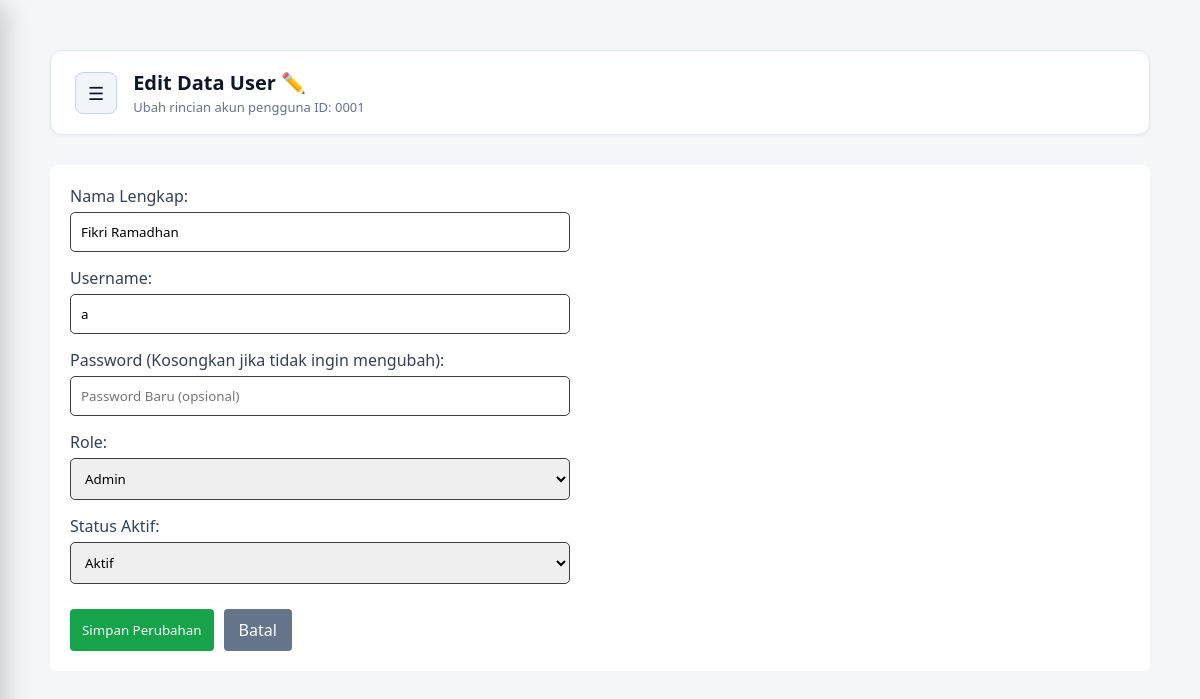
The page /app_parkir/admin/php-admin/user_edit.php?id=1 (signed in) on the database its author committed.
### tables this page shows
CREATE TABLE `tb_user` (
  `id_user` int(11) NOT NULL,
  `nama_lengkap` varchar(50) NOT NULL,
  `username` varchar(50) NOT NULL,
  `password` varchar(100) NOT NULL,
  `role` enum('admin','petugas','owner') NOT NULL,
  `status_aktif` tinyint(1) NOT NULL DEFAULT 1
);

### app_parkir/admin/php-admin/user_edit.php (the view, shortened to what this page needs)
<?php
require_once '../../config/koneksi.php';
$id_user = (int)$_GET['id'];
$query_user = mysqli_query($koneksi, "SELECT * FROM tb_user WHERE id_user = '$id_user'");
$data = mysqli_fetch_assoc($query_user);
?>
<!DOCTYPE html>
<html lang="id">
<head>
    <link rel="stylesheet" href="../css-admin/dashboard.css?v=<?= time(); ?>">
    <link rel="stylesheet" href="../css-admin/user.css?v=<?= time(); ?>">
</head>
<body>
    <div class="content">
        <div class="header">
            <div class="header-left">
                <button class="menu-toggle" id="btnToggle" title="Buka Menu">☰</button>
                <div>
                    <h2>Edit Data User ✏️</h2>
                    <p>Ubah rincian akun pengguna ID: <?= sprintf("%04d", $data['id_user']); ?></p>
                </div>
            </div>
        </div>
        <div class="form-box">
            <form action="" method="POST" style="display: flex; flex-direction: column; gap: 15px; max-width: 500px;">
                <div>
                    <label style="display:block; margin-bottom:5px;">Nama Lengkap:</label>
                    <input type="text" name="nama_lengkap" value="<?= htmlspecialchars($data['nama_lengkap']); ?>" required style="width: 100%;">
                </div>
                <div>
                    <label style="display:block; margin-bottom:5px;">Username:</label>
                    <input type="text" name="username" value="<?= htmlspecialchars($data['username']); ?>" required style="width: 100%;">
                </div>
                <div>
                    <label style="display:block; margin-bottom:5px;">Password (Kosongkan jika tidak ingin mengubah):</label>
                    <input type="password" name="password" placeholder="Password Baru (opsional)" style="width: 100%;">
                </div>
                <div>
                    <label style="display:block; margin-bottom:5px;">Role:</label>
                    <select name="role" style="width: 100%;">
                        <option value="admin" <?= $data['role'] == 'admin' ? 'selected' : ''; ?>>Admin</option>
                    </select>
                </div>
                <div>
                    <label style="display:block; margin-bottom:5px;">Status Aktif:</label>
                    <select name="status_aktif" style="width: 100%;">
                        <option value="1" <?= $data['status_aktif'] == 1 ? 'selected' : ''; ?>>Aktif</option>
                    </select>
                </div>
                <div style="display: flex; gap: 10px; margin-top: 10px;">
                    <button type="submit" name="update" class="btn btn-add">Simpan Perubahan</button>
                    <a href="user.php" class="btn" style="background: #64748b; color: white; text-decoration: none; padding: 10px 15px; border-radius: 4px; display: inline-block;">Batal</a>
                </div>
            </form>
        </div>
    </div>
</body>
</html>

### app_parkir/admin/css-admin/dashboard.css (style rules this page uses)
* { margin: 0; padding: 0; box-sizing: border-box; font-family: "Segoe UI", system-ui, -apple-system, sans-serif; }
body { background-color: #f8fafc; color: #334155; display: flex; min-height: 100vh; position: relative; overflow-x: hidden; }
.content { flex: 1; padding: 30px; overflow-y: auto; width: 100%; }
.header { background-color: #ffffff; padding: 18px 24px; border-radius: 12px; box-shadow: 0 1px 3px rgba(0, 0, 0, 0.05); margin-bottom: 30px; border: 1px solid #e2e8f0; }
.header-left { display: flex; align-items: center; gap: 16px; }
.menu-toggle { background-color: #f1f5f9; color: #0f172a; border: 1px solid #cbd5e1; padding: 8px 12px; border-radius: 8px; font-size: 18px; cursor: pointer; transition: all 0.2s ease; display: flex; align-items: center; justify-content: center; }
.header h2 { font-size: 20px; color: #0f172a; margin-bottom: 2px; }
.header p { color: #64748b; font-size: 13px; }

### app_parkir/admin/css-admin/user.css (style rules this page uses)
body { font-family: Arial, sans-serif; padding: 20px; background: #f4f6f9; }
.form-box { background: #fff; padding: 20px; border-radius: 8px; margin-bottom: 20px; }
.btn { padding: 8px 12px; border: none; cursor: pointer; text-decoration: none; display: inline-block; border-radius: 4px; }
.btn-add { background: #16a34a; color: white; padding: 12px; }
input, select { padding: 10px; border: #3e3f3f solid 1px; border-radius: 5px; }

### rows shown on the page
tb_user: id_user "0001", nama_lengkap "Fikri Ramadhan", username "a", role "Admin", status_aktif "Aktif"
